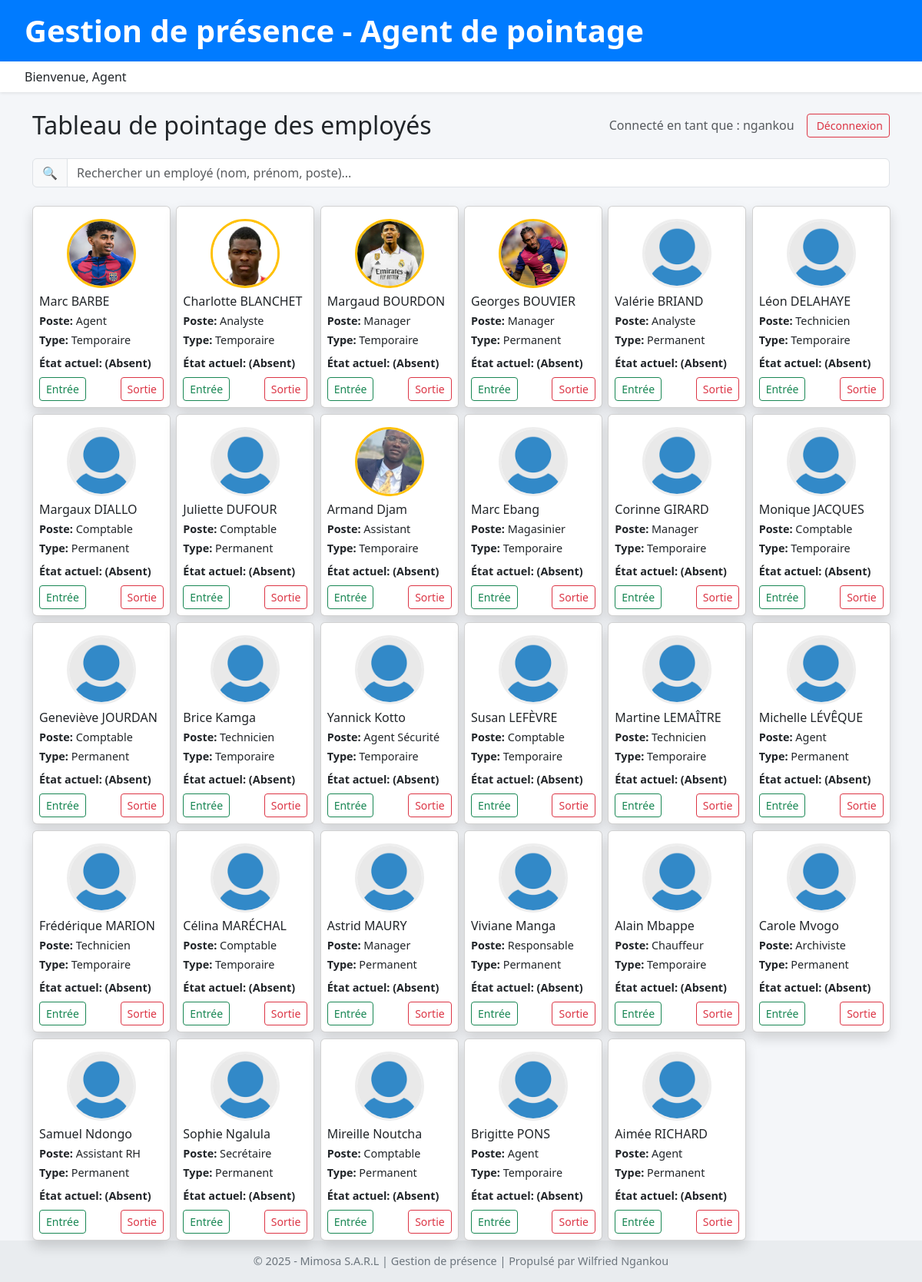
Page /presence/tableau/ (signed in) on the committed database.
### presence/models.py (models this page shows, shortened)
class AgentPointage(models.Model):
    user = models.OneToOneField(User, on_delete=models.CASCADE, related_name='agent_pointage')
    nom_complet = models.CharField(max_length=100)
    matricule = models.CharField(max_length=20, unique=True)
    poste = models.CharField(max_length=50, default="Agent de pointage")
    actif = models.BooleanField(default=True)
    date_creation = models.DateTimeField(auto_now_add=True)
    derniere_connexion = models.DateTimeField(null=True, blank=True)
    class Meta:
        verbose_name = "Agent de pointage"
        verbose_name_plural = "Agents de pointage"
        ordering = ['nom_complet']

### employee/models.py (models this page shows, shortened)
class Employee(models.Model):
    EMPLOYEE_TYPE_CHOICES = [
        ('permanent', 'Permanent'),
        ('temporaire', 'Temporaire'),
    ]
    matricule = models.CharField(max_length=20, unique=True)
    nom = models.CharField(max_length=100)
    prenom = models.CharField(max_length=100)
    poste = models.CharField(max_length=100)
    service = models.CharField(max_length=100)
    type = models.CharField(max_length=10, choices=EMPLOYEE_TYPE_CHOICES)
    salaire_journalier = models.CharField(max_length=10, null=True, blank=True)
    date_embauche = models.DateField(null=True, blank=True)
    actif = models.BooleanField(default=True)
    photo = models.ImageField(upload_to='employee/photos/', blank=True, null=True)  # <- nouveau
    class Meta:
        ordering = ['nom', 'prenom']
        verbose_name = "Employé"
        verbose_name_plural = "Employés"

### presence/views.py (the view)
# urls.py: path('tableau/', tableau_presence, name='tableau_presence'),
@login_required
@user_passes_test(is_agent_pointage, login_url='login_agent')
def tableau_presence(request):
    employee = Employee.objects.filter(actif=True)
    presences = Presence.objects.filter(date=now().date())
    employe_data = []
    for employe in employee:
        presence = presences.filter(employee=employe).first()
        etat = "(Absent)"
        if presence and presence.heure_entree and presence.heure_sortie:
            etat = "(Etait Présent Aujourd'hui)"
        elif presence and presence.heure_entree and not presence.heure_sortie:
            etat = "(Entré)"
        elif presence and presence.heure_sortie and not presence.heure_entree:
            etat = "(Sorti)"
        else:
            etat = "(Absent)"
        employe_data.append({
            "employe": employe,
            "presence": presence,
            "etat_actuel": etat,
        })
    return render(request, "tableau_presence.html", {
        "employe_data": employe_data,
        "messages": messages.get_messages(request),
    })

### presence/views.py (called while the page is built)
def is_agent_pointage(user):
    try:
        return user.is_authenticated and user.agent_pointage.actif
    except:
        return False

### templates/tableau_presence.html (shortened to what this page needs)
{% extends 'base_client.html' %}
{% load presence_extras %}
{% load static %}
{% block content %}
<div class="d-flex justify-content-between align-items-center mb-4">
  <h2 class="mb-0">Tableau de pointage des employés</h2>
  <div class="d-flex align-items-center">
    {% if user.is_authenticated %}
      <span class="me-3 text-muted">
        Connecté en tant que : {{ user.agent_pointage.nom_complet|default:user.username }}
      </span>
      <a href="{% url 'logout_agent' %}" class="btn btn-outline-danger btn-sm">
        Déconnexion
      </a>
    {% endif %}
  </div>
</div>
<div class="input-group mb-4">
  <span class="input-group-text">🔍</span>
  <input type="text" id="searchInput" class="form-control" placeholder="Rechercher un employé (nom, prénom, poste)...">
</div>
<div class="row g-2" id="employeCards">
  {% for item in employe_data %}
    {% with employe=item.employe presence=item.presence etat=item.etat_actuel %}
    <div class="col-6 col-sm-4 col-md-3 col-lg-2 employe-card">
      <div class="card shadow position-relative h-100" style="min-width:180px; max-width:200px;">
        {% if employe.photo %}
          <img src="{{ employe.photo.url }}" class="card-img-top rounded-circle mx-auto d-block mt-3"
               style="height:90px;width:90px;object-fit:cover;border:3px solid #ffc107;"
               alt="{{ employe.nom }} {{ employe.prenom }}" />
        {% else %}
          <img src="{% static 'default_avatar.PNG' %}" class="card-img-top rounded-circle mx-auto d-block mt-3"
               style="height:90px;width:90px;object-fit:cover;border:3px solid #eee;"
               alt="Photo par défaut" />
        {% endif %}
        <div class="card-body p-2">
          <h6 class="card-title mb-1">{{ employe.prenom }} {{ employe.nom }}</h6>
          <p class="card-text mb-1" style="font-size:0.9em;"><strong>Poste:</strong> {{ employe.poste }}</p>
          <p class="card-text mb-2" style="font-size:0.9em;"><strong>Type:</strong> {{ employe.get_type_display }}</p>
          <p class="card-text mb-2" style="font-size:0.9em;"><strong>État actuel:</strong> <span class="fw-bold">{{ etat }}</span></p>
          <div class="d-flex justify-content-between gap-1">
            <form action="{% url 'marquer_entree' employe.id %}" method="post">
              <button type="submit" class="btn btn-outline-success btn-sm">Entrée</button>
            </form>
            <form action="{% url 'marquer_sortie' employe.id %}" method="post">
              <button type="submit" class="btn btn-outline-danger btn-sm">Sortie</button>
            </form>
          </div>
        </div>
      </div>
    </div>
    {% endwith %}
  {% endfor %}
</div>
{% endblock %}

### templates/base_client.html (style rules this page uses)
body { background-color: #f4f6f9; font-family: 'Segoe UI', Tahoma, Geneva, Verdana, sans-serif; min-height: 100vh; display: flex; flex-direction: column; }

### templates/tableau_presence.html (style rules this page uses)
.employe-card .card { transition: transform 0.2s, box-shadow 0.2s; cursor: pointer; }

### rows in the picture
Employee: employe.photo (picture), employe.prenom "Marc", employe.nom "BARBE", employe.poste "Agent", employe.type "Temporaire", etat_actuel "(Absent)"
Employee: employe.photo (picture), employe.prenom "Charlotte", employe.nom "BLANCHET", employe.poste "Analyste", employe.type "Temporaire", etat_actuel "(Absent)"
Employee: employe.photo (picture), employe.prenom "Margaud", employe.nom "BOURDON", employe.poste "Manager", employe.type "Temporaire", etat_actuel "(Absent)"
Employee: employe.photo (picture), employe.prenom "Georges", employe.nom "BOUVIER", employe.poste "Manager", employe.type "Permanent", etat_actuel "(Absent)"
Employee: employe.prenom "Valérie", employe.nom "BRIAND", employe.poste "Analyste", employe.type "Permanent", etat_actuel "(Absent)"
Employee: employe.prenom "Léon", employe.nom "DELAHAYE", employe.poste "Technicien", employe.type "Temporaire", etat_actuel "(Absent)"
Employee: employe.prenom "Margaux", employe.nom "DIALLO", employe.poste "Comptable", employe.type "Permanent", etat_actuel "(Absent)"
Employee: employe.prenom "Juliette", employe.nom "DUFOUR", employe.poste "Comptable", employe.type "Permanent", etat_actuel "(Absent)"
Employee: employe.photo (picture), employe.prenom "Armand", employe.nom "Djam", employe.poste "Assistant", employe.type "Temporaire", etat_actuel "(Absent)"
Employee: employe.prenom "Marc", employe.nom "Ebang", employe.poste "Magasinier", employe.type "Temporaire", etat_actuel "(Absent)"
Employee: employe.prenom "Corinne", employe.nom "GIRARD", employe.poste "Manager", employe.type "Temporaire", etat_actuel "(Absent)"
Employee: employe.prenom "Monique", employe.nom "JACQUES", employe.poste "Comptable", employe.type "Temporaire", etat_actuel "(Absent)"
Employee: employe.prenom "Geneviève", employe.nom "JOURDAN", employe.poste "Comptable", employe.type "Permanent", etat_actuel "(Absent)"
Employee: employe.prenom "Brice", employe.nom "Kamga", employe.poste "Technicien", employe.type "Temporaire", etat_actuel "(Absent)"
Employee: employe.prenom "Yannick", employe.nom "Kotto", employe.poste "Agent Sécurité", employe.type "Temporaire", etat_actuel "(Absent)"
Employee: employe.prenom "Susan", employe.nom "LEFÈVRE", employe.poste "Comptable", employe.type "Temporaire", etat_actuel "(Absent)"
Employee: employe.prenom "Martine", employe.nom "LEMAÎTRE", employe.poste "Technicien", employe.type "Temporaire", etat_actuel "(Absent)"
Employee: employe.prenom "Michelle", employe.nom "LÉVÊQUE", employe.poste "Agent", employe.type "Permanent", etat_actuel "(Absent)"
Employee: employe.prenom "Frédérique", employe.nom "MARION", employe.poste "Technicien", employe.type "Temporaire", etat_actuel "(Absent)"
Employee: employe.prenom "Célina", employe.nom "MARÉCHAL", employe.poste "Comptable", employe.type "Temporaire", etat_actuel "(Absent)"
Employee: employe.prenom "Astrid", employe.nom "MAURY", employe.poste "Manager", employe.type "Permanent", etat_actuel "(Absent)"
Employee: employe.prenom "Viviane", employe.nom "Manga", employe.poste "Responsable", employe.type "Permanent", etat_actuel "(Absent)"
Employee: employe.prenom "Alain", employe.nom "Mbappe", employe.poste "Chauffeur", employe.type "Temporaire", etat_actuel "(Absent)"
Employee: employe.prenom "Carole", employe.nom "Mvogo", employe.poste "Archiviste", employe.type "Permanent", etat_actuel "(Absent)"
Employee: employe.prenom "Samuel", employe.nom "Ndongo", employe.poste "Assistant RH", employe.type "Permanent", etat_actuel "(Absent)"
Employee: employe.prenom "Sophie", employe.nom "Ngalula", employe.poste "Secrétaire", employe.type "Permanent", etat_actuel "(Absent)"
Employee: employe.prenom "Mireille", employe.nom "Noutcha", employe.poste "Comptable", employe.type "Permanent", etat_actuel "(Absent)"
Employee: employe.prenom "Brigitte", employe.nom "PONS", employe.poste "Agent", employe.type "Temporaire", etat_actuel "(Absent)"
Employee: employe.prenom "Aimée", employe.nom "RICHARD", employe.poste "Agent", employe.type "Permanent", etat_actuel "(Absent)"

### other values in the picture
{{ user.agent_pointage.nom_complet|default:user.username }} "ngankou"
